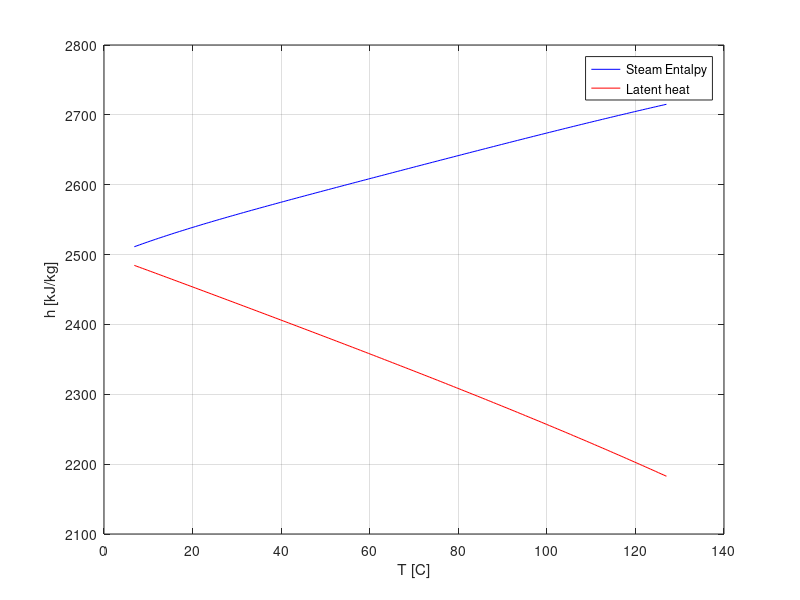

This chart was generated by the following MATLAB code:

close all
clear variables
clc

TS = linspace(280,400.15,201);
lambdaS = zeros(1,length(TS));
hV = zeros(1,length(TS));

for i = 1 : length(TS)

    lambdaS(i) = 2500.304 -2.2521025*(TS(i)-273.15) - ...
                 0.021465847*(TS(i)-273.15)^1.5 + ...
                 3.1750136e-4*(TS(i)-273.15)^2.5 - ...
                 2.8607959e-5*(TS(i)-273.15)^3;

    hV(i) = exp((64.87678+11.76476*(log(647.096/TS(i)))^0.35 ...
           -11.94431*(647.096/TS(i))^2+6.29015*(647.096/TS(i))^3 ...
           -0.99893*(647.096/TS(i))^4)^0.5);
    
end

figure(1)
plot(TS-273.15,hV,'b')
hold on
plot(TS-273.15,lambdaS,'r')
legend('Steam Entalpy','Latent heat')
xlabel('T [C]')
ylabel('h [kJ/kg]')
grid on
box on


